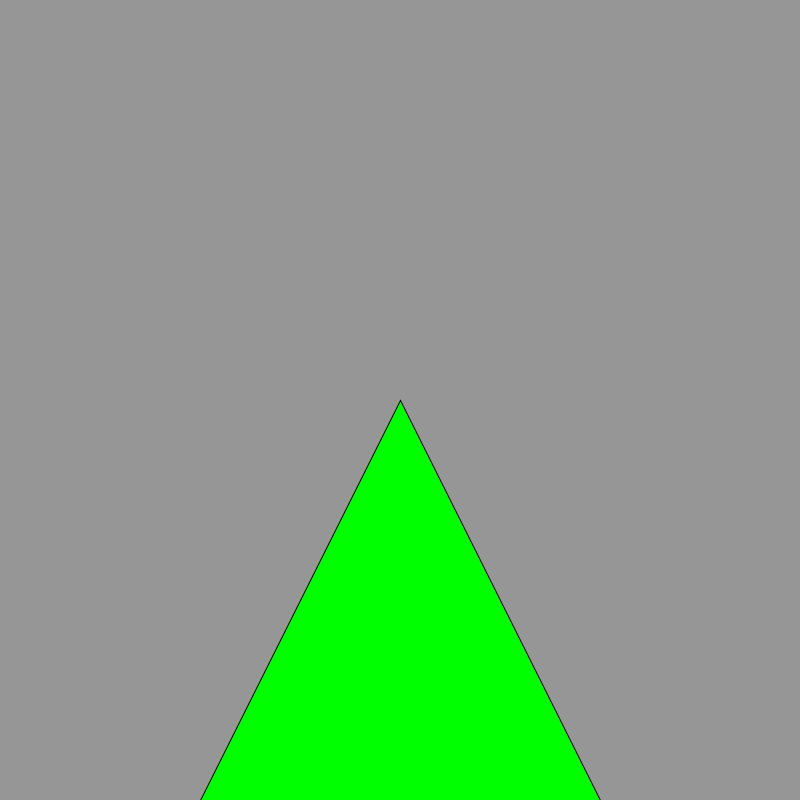
Frame 1 (no input)
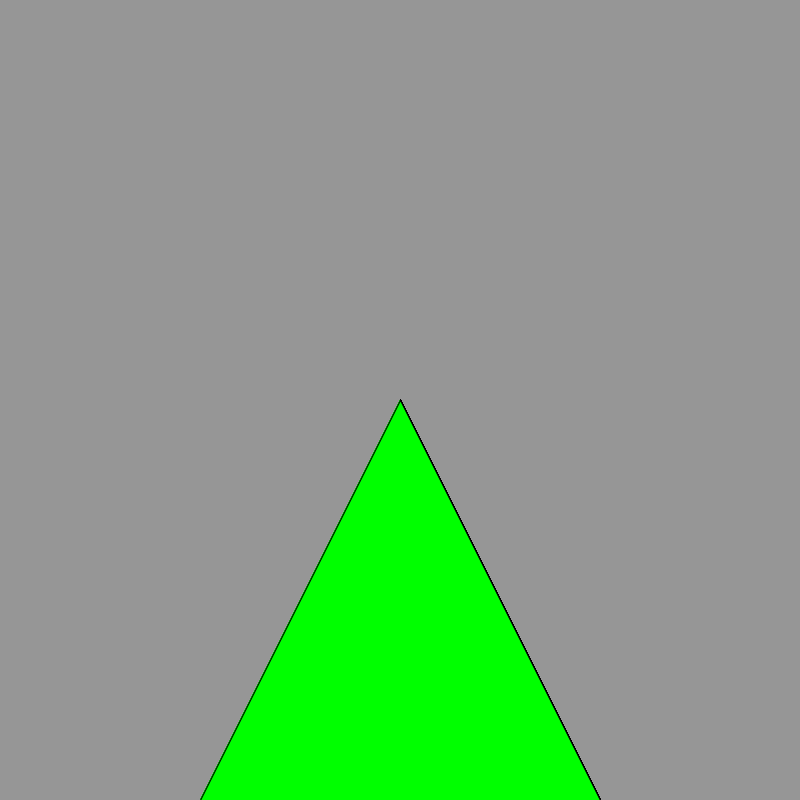
Frame 60 (the mouse pressed at the canvas centre just before this capture)
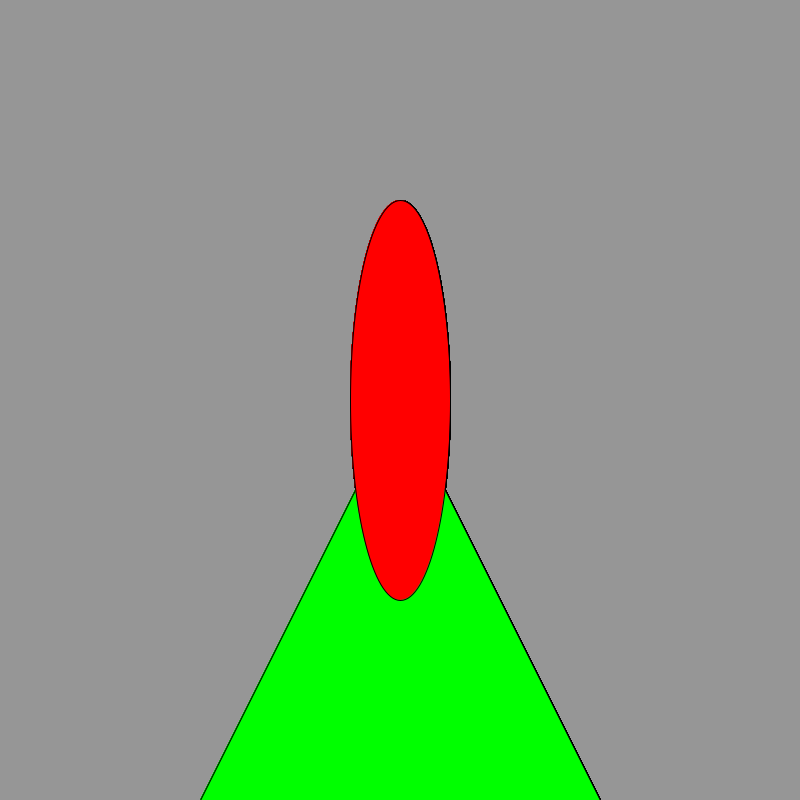
Frame 120 (the mouse held since frame 60 and released just before this capture)

The Processing sketch that drew these frames (run headless with seeded random() and noise(); from frame 60 on, the mouse is pressed at the canvas centre):

// Processing sketch: W2HWMountain
// ── W2HWMountain.pde

int backgroundColor = 150;
//int lavaColor = (123, 48, 19);
color lv=color(255, 00, 00);
color mt=color(0, 255, 0);
color rk=color(250);


//float mtX = width/4;
//float mtY = height;
//float mtH = height/2;
//float mtW =width/2;




//float 



void setup() {
  size(800, 800);
  background(backgroundColor);
}

void draw () {

  float mtX = width/4;
  float mtY = height;
  float mtH = height/2;
  float mtW =width/2;

  float lvW = width/8;
  float lvH = width/2;
  
  //rect(50,50, 100, 100);

  //draw mountain
  strokeWeight(1);
  fill (mt);
  triangle (mtX, mtY, (mtX+mtW/2), (mtY-mtH), (mtX+mtW), mtY);
  if (mousePressed) {
    //draw lava
    fill(lv);
    ellipse((mtX+mtW/2), (mtY-mtH), lvW, lvH);
    //background(backgroundColor);
  }
}

//void mousePressed() {
//  float mtX = width/4;
//  float mtY = height;
//  float mtH = height/2;
//  float mtW =width/2;

//  float lvW = width/8;
//  float lvH = width/2;
//  //draw lava
//  fill(lv);
//  ellipse((mtX+mtW/2), (mtY-mtH), lvW, lvH);
//}

// nice purple 123,55,880
